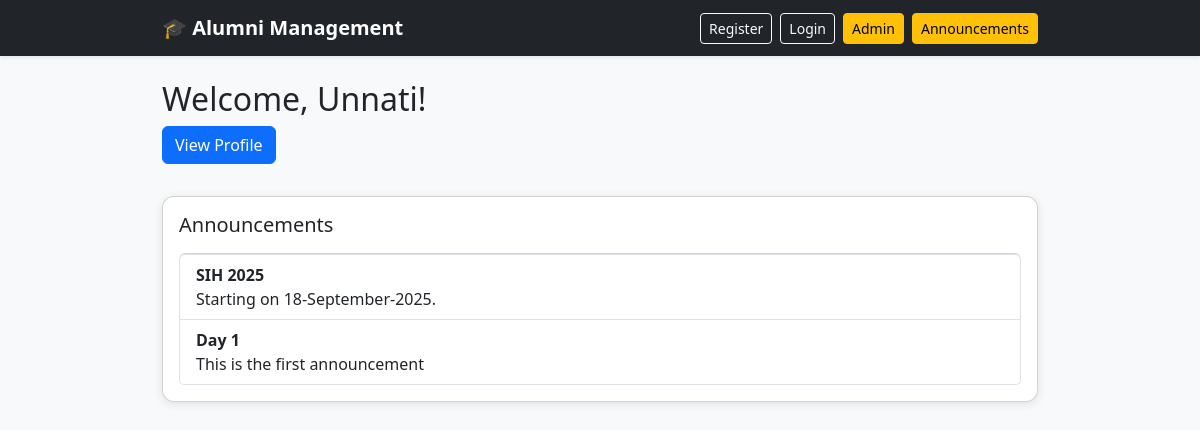
Screenshot of /dashboard (signed in) with the database file from the repository.
### tables this page shows
CREATE TABLE announcements (
                    id INTEGER PRIMARY KEY AUTOINCREMENT,
                    title TEXT,
                    message TEXT
                );

### app.py (the view)
@app.route("/dashboard")
def dashboard():
    if "user_id" in session:
        conn = sqlite3.connect("database.db")
        cursor = conn.cursor()
        cursor.execute("SELECT * FROM announcements ORDER BY id DESC")
        announcements = cursor.fetchall()
        conn.close()
        return render_template("dashboard.html", user=session.get("user"), announcements=announcements)
    else:
        return redirect(url_for("login"))

### templates/dashboard.html
{% extends "base.html" %}
{% block content %}
<h2>Welcome, {{ user }}!</h2>
<a href="{{ url_for('profile', user_id=session['user_id']) }}" class="btn btn-primary mb-3">View Profile</a>
<div class="card p-3 mt-3">
    <h5>Announcements</h5>
    {% if announcements %}
        <ul class="list-group mt-2">
            {% for ann in announcements %}
            <li class="list-group-item">
                <strong>{{ ann[1] }}</strong><br>{{ ann[2] }}
            </li>
            {% endfor %}
        </ul>
    {% else %}
        <p class="text-muted">No announcements yet.</p>
    {% endif %}
</div>
{% endblock %}

### templates/base.html (style rules this page uses)
body { background: #f8f9fa; }
.card { border-radius: 12px; box-shadow: 0px 2px 10px rgba(0,0,0,0.1); }

### rows the page displays
announcements: title "SIH 2025", message "Starting on 18-September-2025."
announcements: title "Day 1", message "This is the first announcement"

### other values shown
{{ user }} "Unnati"
